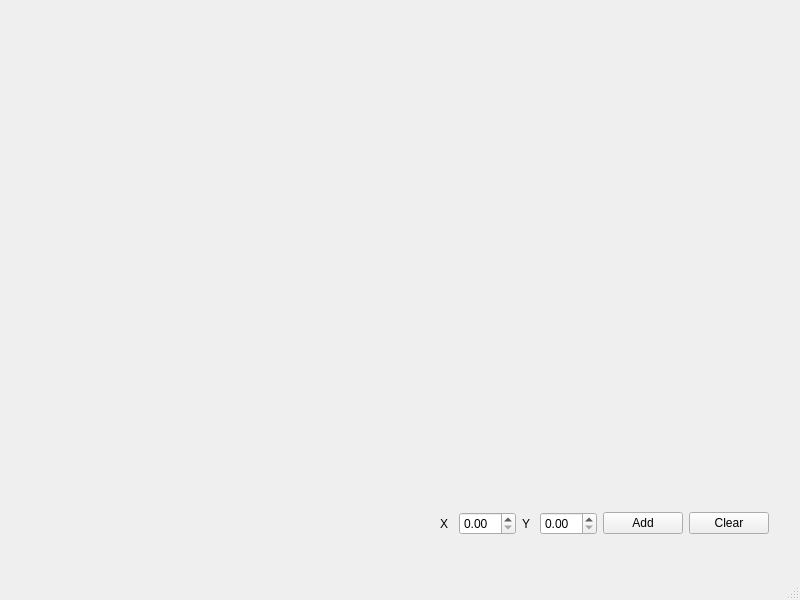
<?xml version="1.0" encoding="UTF-8"?>
<ui version="4.0">
 <class>MainWindow</class>
 <widget class="QMainWindow" name="MainWindow">
  <property name="geometry">
   <rect>
    <x>0</x>
    <y>0</y>
    <width>800</width>
    <height>600</height>
   </rect>
  </property>
  <property name="windowTitle">
   <string>MainWindow</string>
  </property>
  <widget class="QWidget" name="centralwidget">
   <widget class="QCustomPlot" name="plot" native="true">
    <property name="geometry">
     <rect>
      <x>30</x>
      <y>10</y>
      <width>751</width>
      <height>471</height>
     </rect>
    </property>
   </widget>
   <widget class="QWidget" name="">
    <property name="geometry">
     <rect>
      <x>440</x>
      <y>510</y>
      <width>329</width>
      <height>27</height>
     </rect>
    </property>
    <layout class="QHBoxLayout" name="horizontalLayout">
     <item>
      <widget class="QLabel" name="label">
       <property name="text">
        <string>X</string>
       </property>
      </widget>
     </item>
     <item>
      <widget class="QDoubleSpinBox" name="bx_x"/>
     </item>
     <item>
      <widget class="QLabel" name="label_2">
       <property name="text">
        <string>Y</string>
       </property>
      </widget>
     </item>
     <item>
      <widget class="QDoubleSpinBox" name="bx_y"/>
     </item>
     <item>
      <widget class="QPushButton" name="btnAdd">
       <property name="text">
        <string>Add</string>
       </property>
      </widget>
     </item>
     <item>
      <widget class="QPushButton" name="btnClear">
       <property name="text">
        <string>Clear</string>
       </property>
      </widget>
     </item>
    </layout>
   </widget>
  </widget>
  <widget class="QMenuBar" name="menubar">
   <property name="geometry">
    <rect>
     <x>0</x>
     <y>0</y>
     <width>800</width>
     <height>25</height>
    </rect>
   </property>
  </widget>
  <widget class="QStatusBar" name="statusbar"/>
 </widget>
 <customwidgets>
  <customwidget>
   <class>QCustomPlot</class>
   <extends>QWidget</extends>
   <header>qcustomplot.h</header>
   <container>1</container>
  </customwidget>
 </customwidgets>
 <resources/>
 <connections/>
</ui>
